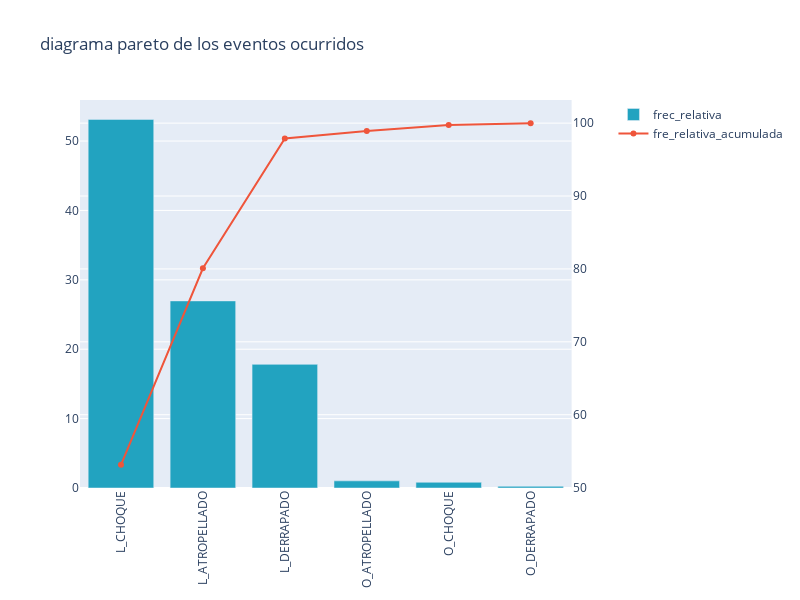

Notebook code cell kept with this figure:
### Code cell
pareto(df2[df2['condicion'] != 'DESC'],'evento','diagrama pareto de los eventos ocurridos')

### Figure 1 — Plotly figure (JSON) as saved in the notebook; plotly's stock layout.template omitted (floating-point values rounded to 4 significant figures)
{"data": [{"marker": {"color": "rgb(34,163,192)"}, "name": "frec_relativa", "type": "bar", "x": ["L_CHOQUE", "L_ATROPELLADO", "L_DERRAPADO", "O_ATROPELLADO", "O_CHOQUE", "O_DERRAPADO"], "y": [53.12, 26.96, 17.82, 1.029, 0.8234, 0.2417]}, {"name": "fre_relativa_acumulada", "type": "scatter", "x": ["L_CHOQUE", "L_ATROPELLADO", "L_DERRAPADO", "O_ATROPELLADO", "O_CHOQUE", "O_DERRAPADO"], "xaxis": "x", "y": [53.12, 80.09, 97.91, 98.93, 99.76, 100], "yaxis": "y2"}], "layout": {"height": 600, "title": {"text": "diagrama pareto de los eventos ocurridos"}, "width": 800, "xaxis": {"anchor": "y", "domain": [0, 0.94], "tickangle": -90}, "yaxis": {"anchor": "x", "domain": [0, 1]}, "yaxis2": {"anchor": "x", "overlaying": "y", "side": "right"}}}
